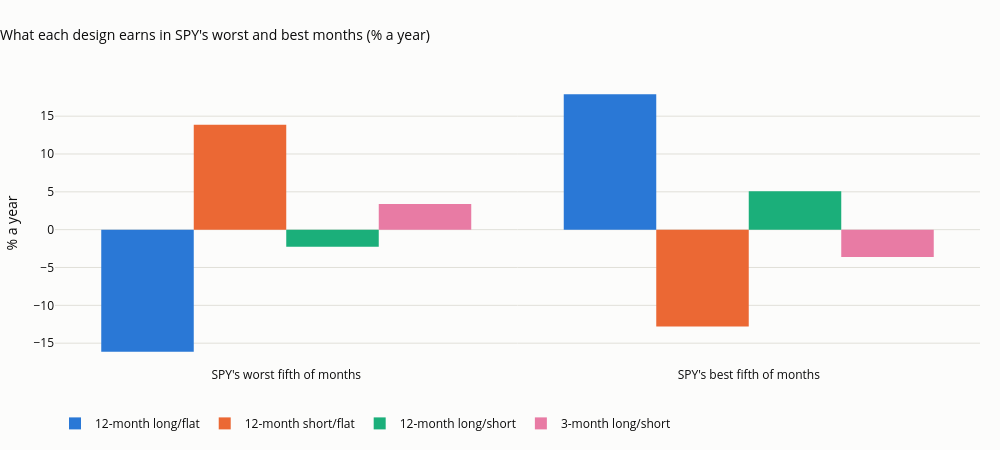

The notebook cell this image was saved under:
### Code cell
fig = go.Figure()
for j, (name, row) in enumerate(design.iterrows()):
    pass
x = ["SPY worst 20% of months", "SPY best 20% of months"]
for j, name in enumerate(["12-month long/flat", "12-month short/flat", "12-month long/short", "3-month long/short"]):
    fig.add_bar(name=name, x=["SPY's worst fifth of months", "SPY's best fifth of months"], y=design.loc[name, x].values, marker_color=SERIES[j])
fig.update_layout(barmode="group", title="What each design earns in SPY's worst and best months (% a year)", yaxis_title="% a year",
                  height=450, width=1000, margin=dict(t=80), legend=dict(orientation="h", y=-0.15, x=0))
save_figure(fig, "06_01_direction_speed", FIG)
fig

### Figure 1 — Plotly figure (JSON) as saved in the notebook; plotly's stock layout.template omitted (floating-point values rounded to 4 significant figures)
{"data": [{"marker": {"color": "#2a78d6"}, "name": "12-month long/flat", "type": "bar", "x": ["SPY's worst fifth of months", "SPY's best fifth of months"], "y": [-16.13, 17.89]}, {"marker": {"color": "#eb6834"}, "name": "12-month short/flat", "type": "bar", "x": ["SPY's worst fifth of months", "SPY's best fifth of months"], "y": [13.88, -12.8]}, {"marker": {"color": "#1baf7a"}, "name": "12-month long/short", "type": "bar", "x": ["SPY's worst fifth of months", "SPY's best fifth of months"], "y": [-2.252, 5.085]}, {"marker": {"color": "#e87ba4"}, "name": "3-month long/short", "type": "bar", "x": ["SPY's worst fifth of months", "SPY's best fifth of months"], "y": [3.388, -3.616]}], "layout": {"barmode": "group", "height": 450, "legend": {"orientation": "h", "x": 0, "y": -0.15}, "margin": {"t": 80}, "title": {"text": "What each design earns in SPY's worst and best months (% a year)"}, "width": 1000, "yaxis": {"title": {"text": "% a year"}}}}
